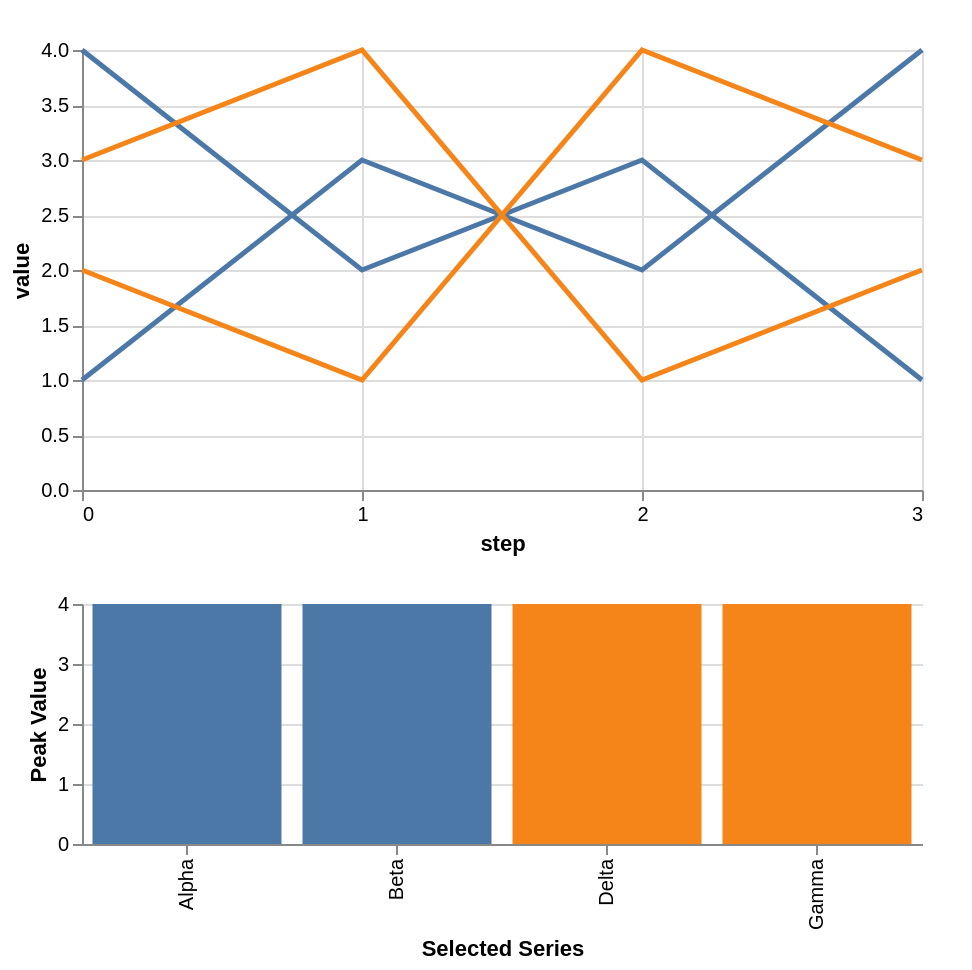

Here is the Vega-Lite specification saved for this chart:
### Vega specification from a JSON file in a GitHub repository (floating-point values rounded to 4 significant figures)
{"$schema": "https://vega.github.io/schema/vega/v6.json", "description": "Drag a segment across the top chart to select line series whose paths cross it, then inspect the linked summary below.", "background": "white", "padding": 5, "width": 420, "data": [{"name": "seg_brush_store"}, {"name": "source_0", "values": [{"series": "Alpha", "group": "North", "step": 0, "value": 1}, {"series": "Alpha", "group": "North", "step": 1, "value": 3}, {"series": "Alpha", "group": "North", "step": 2, "value": 2}, {"series": "Alpha", "group": "North", "step": 3, "value": 4}, {"series": "Beta", "group": "North", "step": 0, "value": 4}, {"series": "Beta", "group": "North", "step": 1, "value": 2}, {"series": "Beta", "group": "North", "step": 2, "value": 3}, {"series": "Beta", "group": "North", "step": 3, "value": 1}, {"series": "Gamma", "group": "South", "step": 0, "value": 2}, {"series": "Gamma", "group": "South", "step": 1, "value": 1}, {"series": "Gamma", "group": "South", "step": 2, "value": 4}, {"series": "Gamma", "group": "South", "step": 3, "value": 3}, {"series": "Delta", "group": "South", "step": 0, "value": 3}, {"series": "Delta", "group": "South", "step": 1, "value": 4}, {"series": "Delta", "group": "South", "step": 2, "value": 1}, {"series": "Delta", "group": "South", "step": 3, "value": 2}]}, {"name": "data_0", "source": "source_0", "transform": [{"type": "formula", "expr": "toNumber(datum[\"step\"])", "as": "step"}]}, {"name": "data_1", "source": "data_0", "transform": [{"type": "filter", "expr": "!length(data(\"seg_brush_store\")) || vlSelectionTest(\"seg_brush_store\", datum)"}, {"type": "aggregate", "groupby": ["series", "group"], "ops": ["max"], "fields": ["value"], "as": ["peak"]}, {"type": "stack", "groupby": ["series"], "field": "peak", "sort": {"field": ["group"], "order": ["descending"]}, "as": ["peak_start", "peak_end"], "offset": "zero"}, {"type": "filter", "expr": "isValid(datum[\"peak\"]) && isFinite(+datum[\"peak\"])"}]}, {"name": "seg_brush_tuples", "source": "data_0", "transform": [{"type": "window", "ops": ["lead", "lead"], "fields": ["step", "value"], "params": [1, 1], "as": ["seg_brush_tuples_next_x", "seg_brush_tuples_next_y"], "sort": {"field": ["step"], "order": ["ascending"]}, "groupby": ["series"]}, {"type": "filter", "expr": "seg_brush_step && seg_brush_value && isValid(datum[\"seg_brush_tuples_next_x\"]) && isValid(datum[\"seg_brush_tuples_next_y\"]) && (max(min(seg_brush_step[0], seg_brush_step[1]), min(+(datum[\"step\"]), +(datum[\"seg_brush_tuples_next_x\"]))) <= min(max(seg_brush_step[0], seg_brush_step[1]), max(+(datum[\"step\"]), +(datum[\"seg_brush_tuples_next_x\"]))) && max(min(seg_brush_value[0], seg_brush_value[1]), min(+(datum[\"value\"]), +(datum[\"seg_brush_tuples_next_y\"]))) <= min(max(seg_brush_value[0], seg_brush_value[1]), max(+(datum[\"value\"]), +(datum[\"seg_brush_tuples_next_y\"])))) && (((+(datum[\"seg_brush_tuples_next_x\"]) - +(datum[\"step\"])) * (seg_brush_value[0] - +(datum[\"value\"])) - (+(datum[\"seg_brush_tuples_next_y\"]) - +(datum[\"value\"])) * (seg_brush_step[0] - +(datum[\"step\"])))) * (((+(datum[\"seg_brush_tuples_next_x\"]) - +(datum[\"step\"])) * (seg_brush_value[1] - +(datum[\"value\"])) - (+(datum[\"seg_brush_tuples_next_y\"]) - +(datum[\"value\"])) * (seg_brush_step[1] - +(datum[\"step\"])))) <= 0 && (((seg_brush_step[1] - seg_brush_step[0]) * (+(datum[\"value\"]) - seg_brush_value[0]) - (seg_brush_value[1] - seg_brush_value[0]) * (+(datum[\"step\"]) - seg_brush_step[0]))) * (((seg_brush_step[1] - seg_brush_step[0]) * (+(datum[\"seg_brush_tuples_next_y\"]) - seg_brush_value[0]) - (seg_brush_value[1] - seg_brush_value[0]) * (+(datum[\"seg_brush_tuples_next_x\"]) - seg_brush_step[0]))) <= 0"}, {"type": "aggregate", "groupby": ["series"], "fields": [null], "ops": ["count"], "as": ["count"]}, {"type": "formula", "expr": "\"concat_0_layer_0\"", "as": "unit"}, {"type": "formula", "expr": "[{\"field\":\"series\",\"type\":\"E\"}]", "as": "fields"}, {"type": "formula", "expr": "[datum[\"series\"]]", "as": "values"}]}], "signals": [{"name": "concat_0_height", "value": 220}, {"name": "concat_1_height", "value": 120}, {"name": "unit", "value": {}, "on": [{"events": "pointermove", "update": "isTuple(group()) ? group() : unit"}]}, {"name": "seg_brush_step"}, {"name": "seg_brush_value"}, {"name": "seg_brush", "update": "vlSelectionResolve(\"seg_brush_store\", \"union\", true, true)"}], "layout": {"padding": 20, "columns": 1, "bounds": "full", "align": "each"}, "marks": [{"type": "group", "name": "concat_0_group", "style": "cell", "encode": {"update": {"width": {"signal": "width"}, "height": {"signal": "concat_0_height"}}}, "signals": [{"name": "seg_brush_tuple_fields", "value": [{"field": "step", "channel": "x", "type": "E"}, {"field": "value", "channel": "y", "type": "E"}]}, {"name": "seg_brush_x", "value": [], "on": [{"events": {"source": "scope", "type": "pointerdown"}, "update": "[x(unit), x(unit)]"}, {"events": {"source": "window", "type": "pointermove", "consume": true, "between": [{"source": "scope", "type": "pointerdown"}, {"source": "window", "type": "pointerup"}]}, "update": "[seg_brush_x[0], clamp(x(unit), 0, width)]"}, {"events": [{"source": "view", "type": "dblclick"}], "update": "[0, 0]"}]}, {"name": "seg_brush_step", "on": [{"events": {"signal": "seg_brush_x"}, "update": "invert(\"concat_0_x\", seg_brush_x)"}], "push": "outer"}, {"name": "seg_brush_y", "value": [], "on": [{"events": {"source": "scope", "type": "pointerdown"}, "update": "[y(unit), y(unit)]"}, {"events": {"source": "window", "type": "pointermove", "consume": true, "between": [{"source": "scope", "type": "pointerdown"}, {"source": "window", "type": "pointerup"}]}, "update": "[seg_brush_y[0], clamp(y(unit), 0, concat_0_height)]"}, {"events": [{"source": "view", "type": "dblclick"}], "update": "[0, 0]"}]}, {"name": "seg_brush_value", "on": [{"events": {"signal": "seg_brush_y"}, "update": "invert(\"concat_0_y\", seg_brush_y)"}], "push": "outer"}, {"name": "seg_brush_tuple", "on": [{"events": [{"signal": "seg_brush_step || seg_brush_value"}], "update": "seg_brush_step && seg_brush_value ? data(\"seg_brush_tuples\") : []"}]}, {"name": "seg_brush_modify", "on": [{"events": {"signal": "seg_brush_tuple"}, "update": "modify(\"seg_brush_store\", seg_brush_tuple, true)"}]}], "marks": [{"name": "concat_0_layer_0_pathgroup", "type": "group", "from": {"facet": {"name": "faceted_path_concat_0_layer_0_main", "data": "data_0", "groupby": ["series"]}}, "encode": {"update": {"width": {"field": {"group": "width"}}, "height": {"field": {"group": "height"}}}}, "marks": [{"name": "concat_0_layer_0_marks", "type": "line", "style": ["line"], "sort": {"field": "x"}, "interactive": true, "from": {"data": "faceted_path_concat_0_layer_0_main"}, "encode": {"update": {"stroke": {"value": "transparent"}, "strokeWidth": {"value": 10}, "tooltip": {"signal": "{\"series\": isValid(datum[\"series\"]) ? isArray(datum[\"series\"]) ? join(datum[\"series\"], '\\n') : datum[\"series\"] : \"\"+datum[\"series\"], \"group\": isValid(datum[\"group\"]) ? isArray(datum[\"group\"]) ? join(datum[\"group\"], '\\n') : datum[\"group\"] : \"\"+datum[\"group\"]}"}, "description": {"signal": "\"step: \" + (format(datum[\"step\"], \"\")) + \"; value: \" + (format(datum[\"value\"], \"\")) + \"; series: \" + (isValid(datum[\"series\"]) ? isArray(datum[\"series\"]) ? join(datum[\"series\"], ' ') : datum[\"series\"] : \"\"+datum[\"series\"]) + \"; group: \" + (isValid(datum[\"group\"]) ? isArray(datum[\"group\"]) ? join(datum[\"group\"], ' ') : datum[\"group\"] : \"\"+datum[\"group\"])"}, "x": {"scale": "concat_0_x", "field": "step"}, "y": {"scale": "concat_0_y", "field": "value"}, "defined": {"signal": "isValid(datum[\"step\"]) && isFinite(+datum[\"step\"]) && isValid(datum[\"value\"]) && isFinite(+datum[\"value\"])"}}}}]}, {"name": "concat_0_layer_1_pathgroup", "type": "group", "from": {"facet": {"name": "faceted_path_concat_0_layer_1_main", "data": "data_0", "groupby": ["group", "series"]}}, "encode": {"update": {"width": {"field": {"group": "width"}}, "height": {"field": {"group": "height"}}}}, "marks": [{"name": "concat_0_layer_1_marks", "type": "line", "style": ["line"], "sort": {"field": "x"}, "interactive": true, "from": {"data": "faceted_path_concat_0_layer_1_main"}, "encode": {"update": {"strokeWidth": {"value": 2.5}, "stroke": [{"test": "!length(data(\"seg_brush_store\")) || vlSelectionTest(\"seg_brush_store\", datum)", "scale": "color", "field": "group"}, {"value": "#d0d0d0"}], "opacity": [{"test": "!length(data(\"seg_brush_store\")) || vlSelectionTest(\"seg_brush_store\", datum)", "value": 1}, {"value": 0.35}], "tooltip": {"signal": "{\"series\": isValid(datum[\"series\"]) ? isArray(datum[\"series\"]) ? join(datum[\"series\"], '\\n') : datum[\"series\"] : \"\"+datum[\"series\"], \"group\": isValid(datum[\"group\"]) ? isArray(datum[\"group\"]) ? join(datum[\"group\"], '\\n') : datum[\"group\"] : \"\"+datum[\"group\"]}"}, "description": {"signal": "\"step: \" + (format(datum[\"step\"], \"\")) + \"; value: \" + (format(datum[\"value\"], \"\")) + \"; group: \" + (isValid(datum[\"group\"]) ? isArray(datum[\"group\"]) ? join(datum[\"group\"], ' ') : datum[\"group\"] : \"\"+datum[\"group\"]) + \"; series: \" + (isValid(datum[\"series\"]) ? isArray(datum[\"series\"]) ? join(datum[\"series\"], ' ') : datum[\"series\"] : \"\"+datum[\"series\"])"}, "x": {"scale": "concat_0_x", "field": "step"}, "y": {"scale": "concat_0_y", "field": "value"}, "defined": {"signal": "isValid(datum[\"step\"]) && isFinite(+datum[\"step\"]) && isValid(datum[\"value\"]) && isFinite(+datum[\"value\"])"}}}}]}, {"name": "seg_brush_segment", "type": "rule", "clip": true, "encode": {"enter": {}, "update": {"x": [{"test": "data(\"seg_brush_store\").length && data(\"seg_brush_store\")[0].unit === \"concat_0_layer_0\"", "signal": "seg_brush_x[0]"}, {"value": 0}], "y": [{"test": "data(\"seg_brush_store\").length && data(\"seg_brush_store\")[0].unit === \"concat_0_layer_0\"", "signal": "seg_brush_y[0]"}, {"value": 0}], "x2": [{"test": "data(\"seg_brush_store\").length && data(\"seg_brush_store\")[0].unit === \"concat_0_layer_0\"", "signal": "seg_brush_x[1]"}, {"value": 0}], "y2": [{"test": "data(\"seg_brush_store\").length && data(\"seg_brush_store\")[0].unit === \"concat_0_layer_0\"", "signal": "seg_brush_y[1]"}, {"value": 0}], "stroke": {"value": "#b9381c"}, "strokeWidth": {"value": 3}}}}], "axes": [{"scale": "concat_0_x", "orient": "bottom", "tickMinStep": 1, "gridScale": "concat_0_y", "grid": true, "tickCount": {"signal": "ceil(width/40)"}, "domain": false, "labels": false, "aria": false, "maxExtent": 0, "minExtent": 0, "ticks": false, "zindex": 0}, {"scale": "concat_0_y", "orient": "left", "gridScale": "concat_0_x", "grid": true, "tickCount": {"signal": "ceil(concat_0_height/40)"}, "domain": false, "labels": false, "aria": false, "maxExtent": 0, "minExtent": 0, "ticks": false, "zindex": 0}, {"scale": "concat_0_x", "orient": "bottom", "grid": false, "title": "step", "tickMinStep": 1, "labelFlush": true, "labelOverlap": true, "tickCount": {"signal": "ceil(width/40)"}, "zindex": 0}, {"scale": "concat_0_y", "orient": "left", "grid": false, "title": "value", "labelOverlap": true, "tickCount": {"signal": "ceil(concat_0_height/40)"}, "zindex": 0}]}, {"type": "group", "name": "concat_1_group", "style": "cell", "encode": {"update": {"width": {"signal": "width"}, "height": {"signal": "concat_1_height"}}}, "marks": [{"name": "concat_1_marks", "type": "rect", "style": ["bar"], "interactive": false, "from": {"data": "data_1"}, "encode": {"update": {"fill": {"scale": "color", "field": "group"}, "ariaRoleDescription": {"value": "bar"}, "description": {"signal": "\"Selected Series: \" + (isValid(datum[\"series\"]) ? isArray(datum[\"series\"]) ? join(datum[\"series\"], ' ') : datum[\"series\"] : \"\"+datum[\"series\"]) + \"; Peak Value: \" + (format(datum[\"peak\"], \"\")) + \"; group: \" + (isValid(datum[\"group\"]) ? isArray(datum[\"group\"]) ? join(datum[\"group\"], ' ') : datum[\"group\"] : \"\"+datum[\"group\"])"}, "x": {"scale": "concat_1_x", "field": "series"}, "width": {"signal": "max(0.25, bandwidth('concat_1_x'))"}, "y": {"scale": "concat_1_y", "field": "peak_end"}, "y2": {"scale": "concat_1_y", "field": "peak_start"}}}}], "axes": [{"scale": "concat_1_y", "orient": "left", "gridScale": "concat_1_x", "grid": true, "tickCount": {"signal": "ceil(concat_1_height/40)"}, "domain": false, "labels": false, "aria": false, "maxExtent": 0, "minExtent": 0, "ticks": false, "zindex": 0}, {"scale": "concat_1_x", "orient": "bottom", "grid": false, "title": "Selected Series", "labelAlign": "right", "labelAngle": 270, "labelBaseline": "middle", "zindex": 0}, {"scale": "concat_1_y", "orient": "left", "grid": false, "title": "Peak Value", "labelOverlap": true, "tickCount": {"signal": "ceil(concat_1_height/40)"}, "zindex": 0}]}], "scales": [{"name": "color", "type": "ordinal", "domain": {"fields": [{"data": "data_0", "field": "group"}, {"data": "data_1", "field": "group"}], "sort": true}, "range": "category"}, {"name": "concat_0_x", "type": "linear", "domain": {"data": "data_0", "field": "step"}, "range": [0, {"signal": "width"}], "nice": true, "zero": false}, {"name": "concat_0_y", "type": "linear", "domain": {"data": "data_0", "field": "value"}, "range": [{"signal": "concat_0_height"}, 0], "nice": true, "zero": true}, {"name": "concat_1_x", "type": "band", "domain": {"data": "data_1", "field": "series", "sort": true}, "range": [0, {"signal": "width"}], "paddingInner": 0.1, "paddingOuter": 0.05}, {"name": "concat_1_y", "type": "linear", "domain": {"data": "data_1", "fields": ["peak_start", "peak_end"]}, "range": [{"signal": "concat_1_height"}, 0], "nice": true, "zero": true}], "config": {"style": {"cell": {"stroke": null}}}}
